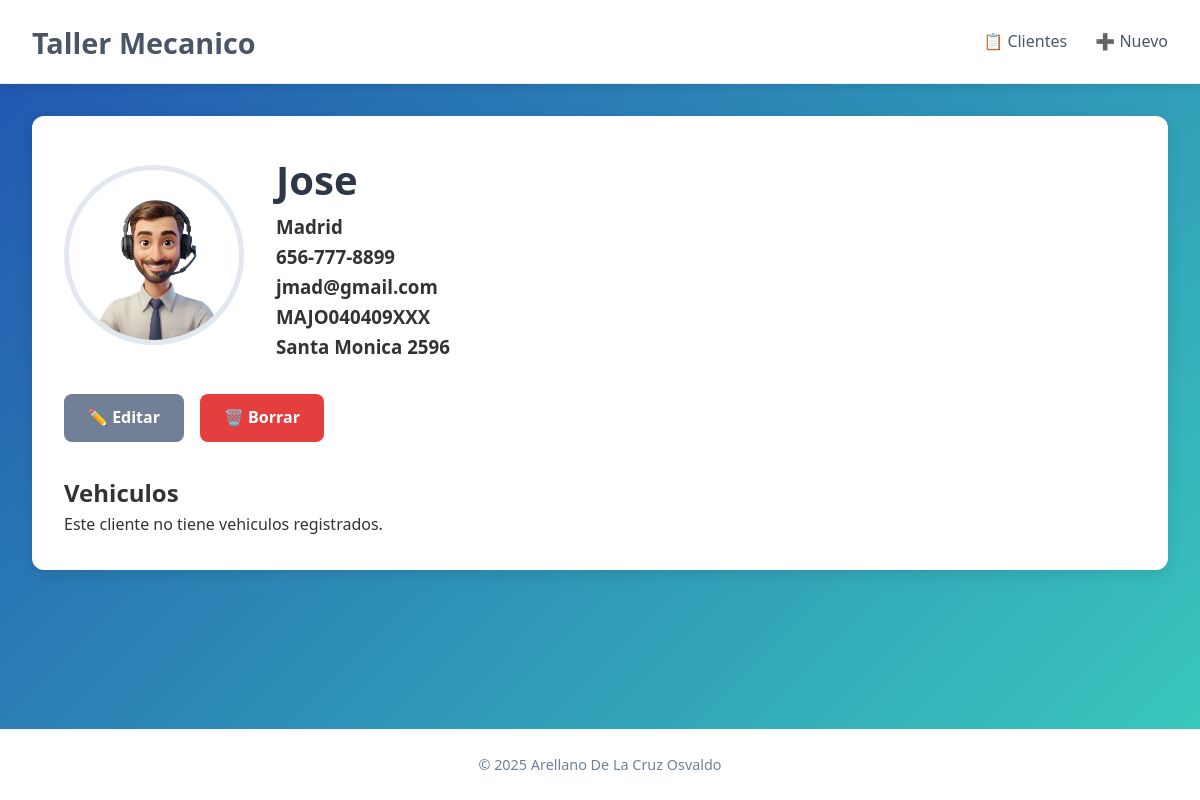
The page /cliente/1/ on the database its author committed.
### app_cliente/models.py (models this page shows, shortened)
class Cliente(models.Model):
    nombre = models.CharField(max_length=100)
    apellido = models.CharField(max_length=100)
    telefono = models.CharField(max_length=15)
    email = models.EmailField(unique=True)
    rfc = models.CharField(max_length=120, unique=True)
    direccion = models.CharField(max_length=255)
    foto_cliente = models.ImageField(upload_to='img_clientes/', blank=True, null=True)
    class Meta:
        verbose_name = "Cliente"
        verbose_name_plural = "Clientes"

### app_cliente/views.py (the view)
# urls.py: path('cliente/<int:cliente_id>/', views.detalle_cliente, name='detalle_cliente'),
def detalle_cliente(request, cliente_id):
    cliente = get_object_or_404(Cliente, id=cliente_id)
    return render(request, 'detalle_cliente.html', {'cliente': cliente})

### app_cliente/templates/detalle_cliente.html (shortened to what this page needs)
{% extends 'base.html' %}
{% block contenido %}
<article class="artist-detail">
    <div class="artist-banner">
        {% if cliente.foto_cliente %}
            <img src="{{ cliente.foto_cliente.url }}" alt="Foto de {{ cliente.nombre }}" class="detail-photo">
        {% else %}
            <div class="detail-placeholder">👤</div>
        {% endif %}
        <div class="artist-info">
            <h1>{{ cliente.nombre }}</h1>
            <h3>{{ cliente.apellido }}</h3>
            <h3>{{ cliente.telefono }}</h3>
            <h3>{{ cliente.email }}</h3>
            <h3>{{ cliente.rfc }}</h3>
            <h3>{{ cliente.direccion }}</h3>
        </div>
    </div>
    <div class="detail-actions">
        <a href="{% url 'app_cliente:editar_cliente' cliente.id %}" class="btn btn-secondary">✏️ Editar</a>
        <a href="{% url 'app_cliente:borrar_cliente' cliente.id %}" class="btn btn-danger">🗑️ Borrar</a>
    </div>
    <section class="songs-section">
        <h2>Vehiculos</h2>
        {% if cliente.vehiculos.all %}
        <ul class="song-list">
            {% if vehiculo.foto_vehiculo %}
                <img src="{{ vehiculo.foto_vehiculo.url }}" alt="Foto de {{ vehiculo.matricula }}" class="detail-photo2">
            {% else %}
                <div class="detail-placeholder2">👤</div>
            {% endif %}
            {% for vehiculo in cliente.vehiculos.all %}
            <li>{{ vehiculo.marca }}</li>
            <li>{{ vehiculo.modelo }}</li>
            <li>{{ vehiculo.anio }}</li>
            <li>{{ vehiculo.matricula }}</li>
            <li>{{ vehiculo.kilometraje }}</li>
            {% endfor %}
        </ul>
        {% else %}
        <p class="empty-message">Este cliente no tiene vehiculos registrados.</p>
        {% endif %}
    </section>
</article>
{% endblock %}

### app_cliente/static/css/styles.css (style rules this page uses)
* { margin: 0; padding: 0; box-sizing: border-box; }
body { font-family: 'Segoe UI', Tahoma, Geneva, Verdana, sans-serif; background: linear-gradient(135deg, #2153b0 0%, #3acbbd 100%); color: #333; line-height: 1.6; }
.artist-detail { background: white; border-radius: 12px; overflow: hidden; box-shadow: 0 4px 15px rgba(0,0,0,0.1); padding: 2rem; }
.artist-banner { display: flex; gap: 2rem; margin-bottom: 2rem; align-items: center; }
.detail-photo { width: 180px; height: 180px; border-radius: 50%; object-fit: cover; border: 5px solid #e2e8f0; }
.artist-info h1 { font-size: 2.5rem; color: #2d3748; }
.detail-actions { margin-bottom: 2rem; display: flex; gap: 1rem; }
.btn { padding: 0.7rem 1.5rem; border: none; border-radius: 8px; font-weight: 600; cursor: pointer; transition: background 0.3s; text-decoration: none; display: inline-block; }
.btn-secondary { background: #718096; color: white; }
.btn-danger { background: #e53e3e; color: white; }

### rows shown on the page
Cliente: foto_cliente (picture), nombre "Jose", apellido "Madrid", telefono "656-777-8899", email "jmad@gmail.com", rfc "MAJO040409XXX", direccion "Santa Monica 2596"
